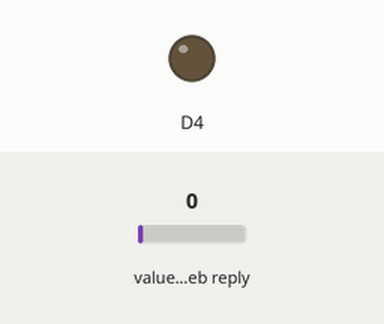
The sketch below on a simulated ESP8266 (NodeMCU). On the bench: output pins drawn as LEDs (lit = HIGH). The test bench sets the inputs (shaded band); at power-on: value in the web reply 0. WiFi joins after 1.5 s; servers stay silent unless stated; web services answer with replies made up by the test bench; what the sketch prints to the serial monitor is not drawn.

Above: at 0.1 s.
At 1.9 s:
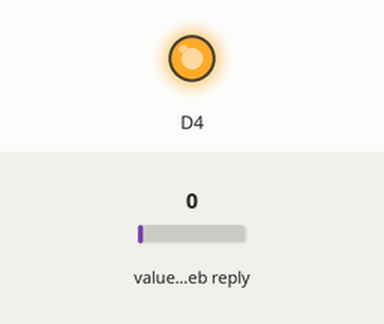
Timing chart, 0 to 3.4 s (numbered marks = the images above):
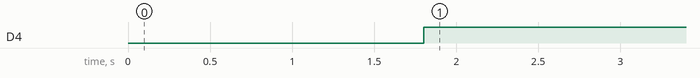

Measured:
- by itself, D4: LOW → HIGH at 1.8 s

The sketch:

IOT_Bulb_control.ino
```cpp
#include <ESP8266WiFi.h>
#include "ThingSpeak.h"
const char* ssid = "KHUSI";
const char* pass = "09072010";
 WiFiClient  client;
unsigned long channel_number = 1126372;            // Channel ID
const char * read_api_key = "53OOWLQH7H2PXSTM"; // Read API Key
const int field_1 = 1;
int led ,statusCode;
void setup() {
  pinMode(D4,OUTPUT);
 Serial.begin(9600);
Serial.println("Connecting to Wifi");
 WiFi.begin(ssid,pass);
while(WiFi.status()!=WL_CONNECTED){
    Serial.print(".");
    delay(500);
  }
  Serial.println("Wifi Connected");
  ThingSpeak.begin(client);

}

void loop() {
 long led = ThingSpeak.readIntField(channel_number, field_1, read_api_key);
 Serial.println(int(led));
  statusCode = ThingSpeak.getLastReadStatus();
  if (statusCode == 200)
  {
    if (led == 0)
    digitalWrite(D4,HIGH);
    else
    digitalWrite(D4,LOW);
  }
  else
  {
    Serial.println("Unable to read channel / No internet connection");
  }
  delay(100);


}
```
